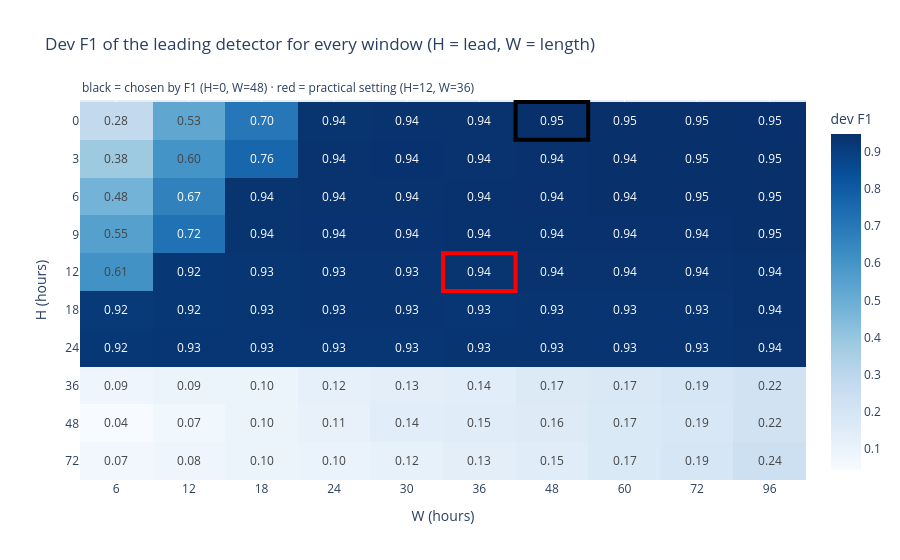

Notebook cell for this chart:
### Markdown cell above
## 6 · Testing more than one H and W: one F1 grid
10 leads H ∈ {0, 3, 6, 9, 12, 18, 24, 36, 48, 72} × 10 window lengths W ∈ {6, 12, 18, 24, 30, 36, 48, 60, 72, 96}
= 100 windows, including the one-day "within the next 24 h" (H = 0, W = 24). In every cell the windows and "normal"
are rebuilt and the leading detector (C09) is re-tuned on **dev**; the cell shows its dev F1. ~4 minutes.

### Code cell
# One dev F1 per (H, W): the best of C09's 40 variants, re-tuned for that window.
G = f1_grid(panel, bank, cfg, dev, MAPPING)

fig = px.imshow(G.values, x=[str(w) for w in G.columns], y=[str(h) for h in G.index], text_auto=".2f",
                aspect="auto", color_continuous_scale="Blues", labels=dict(x="W (hours)", y="H (hours)", color="dev F1"),
                title="Dev F1 of the leading detector for every window (H = lead, W = length)")
# Boxes: black = chosen by F1 (H=0, W=48); red = the setting we would use in practice (H=12, W=36, notebook 06).
def box(H, W, **line):
    fig.add_shape(type="rect", x0=list(G.columns).index(W) - .5, x1=list(G.columns).index(W) + .5,
                  y0=list(G.index).index(H) - .5, y1=list(G.index).index(H) + .5, line=line)
box(cfg.H, cfg.W, color="black", width=4)
box(12, 36, color="red", width=4)
fig.add_annotation(text="black = chosen by F1 (H=0, W=48) · red = practical setting (H=12, W=36)",
                   xref="paper", yref="paper", x=0, y=1.06, showarrow=False, xanchor="left")
fig.show()

### Figure 1 — Plotly figure (JSON) as saved in the notebook; plotly's stock layout.template omitted (floating-point values rounded to 4 significant figures)
{"data": [{"coloraxis": "coloraxis", "hovertemplate": "W (hours): %{x}<br>H (hours): %{y}<br>dev F1: %{z}<extra></extra>", "name": "0", "texttemplate": "%{z:.2f}", "type": "heatmap", "x": ["6", "12", "18", "24", "30", "36", "48", "60", "72", "96"], "xaxis": "x", "y": ["0", "3", "6", "9", "12", "18", "24", "36", "48", "72"], "yaxis": "y", "z": [[0.2782, 0.5285, 0.7034, 0.9353, 0.9378, 0.9384, 0.9454, 0.946, 0.9454, 0.9465], [0.3844, 0.6016, 0.7623, 0.9377, 0.9393, 0.9392, 0.9433, 0.9449, 0.9461, 0.9472], [0.4768, 0.667, 0.9353, 0.9378, 0.9384, 0.9405, 0.9434, 0.9447, 0.9467, 0.9478], [0.5527, 0.7224, 0.9352, 0.9367, 0.9366, 0.9407, 0.9409, 0.9428, 0.9442, 0.9457], [0.6096, 0.9239, 0.9289, 0.9307, 0.9329, 0.9357, 0.9385, 0.9376, 0.9389, 0.9418], [0.9186, 0.9243, 0.9286, 0.9314, 0.931, 0.9305, 0.9319, 0.9317, 0.9332, 0.9398], [0.9231, 0.9273, 0.9302, 0.9298, 0.9292, 0.9307, 0.9307, 0.9319, 0.9333, 0.9385], [0.08543, 0.09427, 0.09892, 0.1187, 0.1324, 0.1425, 0.1654, 0.1743, 0.1894, 0.2175], [0.04318, 0.07365, 0.09779, 0.1129, 0.1441, 0.1478, 0.1573, 0.1733, 0.1854, 0.2185], [0.07049, 0.08344, 0.09569, 0.1035, 0.1153, 0.1333, 0.1472, 0.1732, 0.1907, 0.2356]]}], "layout": {"annotations": [{"showarrow": false, "text": "black = chosen by F1 (H=0, W=48) · red = practical setting (H=12, W=36)", "x": 0, "xanchor": "left", "xref": "paper", "y": 1.06, "yref": "paper"}], "coloraxis": {"autocolorscale": false, "colorbar": {"title": {"text": "dev F1"}}, "colorscale": [[0.0, "rgb(247,251,255)"], [0.125, "rgb(222,235,247)"], [0.25, "rgb(198,219,239)"], [0.375, "rgb(158,202,225)"], [0.5, "rgb(107,174,214)"], [0.625, "rgb(66,146,198)"], [0.75, "rgb(33,113,181)"], [0.875, "rgb(8,81,156)"], [1.0, "rgb(8,48,107)"]]}, "shapes": [{"line": {"color": "black", "width": 4}, "type": "rect", "x0": 5.5, "x1": 6.5, "y0": -0.5, "y1": 0.5}, {"line": {"color": "red", "width": 4}, "type": "rect", "x0": 4.5, "x1": 5.5, "y0": 3.5, "y1": 4.5}], "title": {"text": "Dev F1 of the leading detector for every window (H = lead, W = length)"}, "xaxis": {"anchor": "y", "domain": [0.0, 1.0], "title": {"text": "W (hours)"}}, "yaxis": {"anchor": "x", "autorange": "reversed", "domain": [0.0, 1.0], "title": {"text": "H (hours)"}}}}
